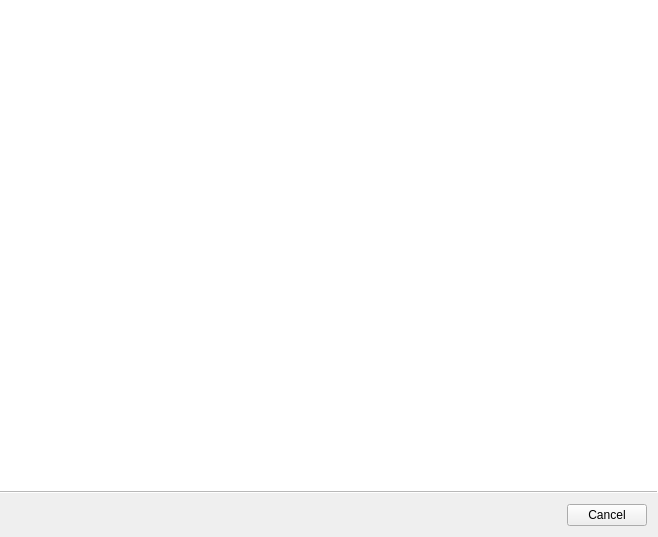
<?xml version="1.0" encoding="UTF-8"?>
<ui version="4.0">
 <class>FuelNameWizard</class>
 <widget class="QWizard" name="FuelNameWizard">
  <property name="geometry">
   <rect>
    <x>0</x>
    <y>0</y>
    <width>658</width>
    <height>537</height>
   </rect>
  </property>
  <property name="windowTitle">
   <string>Wizard</string>
  </property>
  <property name="wizardStyle">
   <enum>QWizard::ModernStyle</enum>
  </property>
  <property name="options">
   <set>QWizard::CancelButtonOnLeft|QWizard::NoBackButtonOnStartPage</set>
  </property>
  <property name="titleFormat">
   <enum>Qt::RichText</enum>
  </property>
  <property name="subTitleFormat">
   <enum>Qt::RichText</enum>
  </property>
 </widget>
 <resources/>
 <connections/>
</ui>
